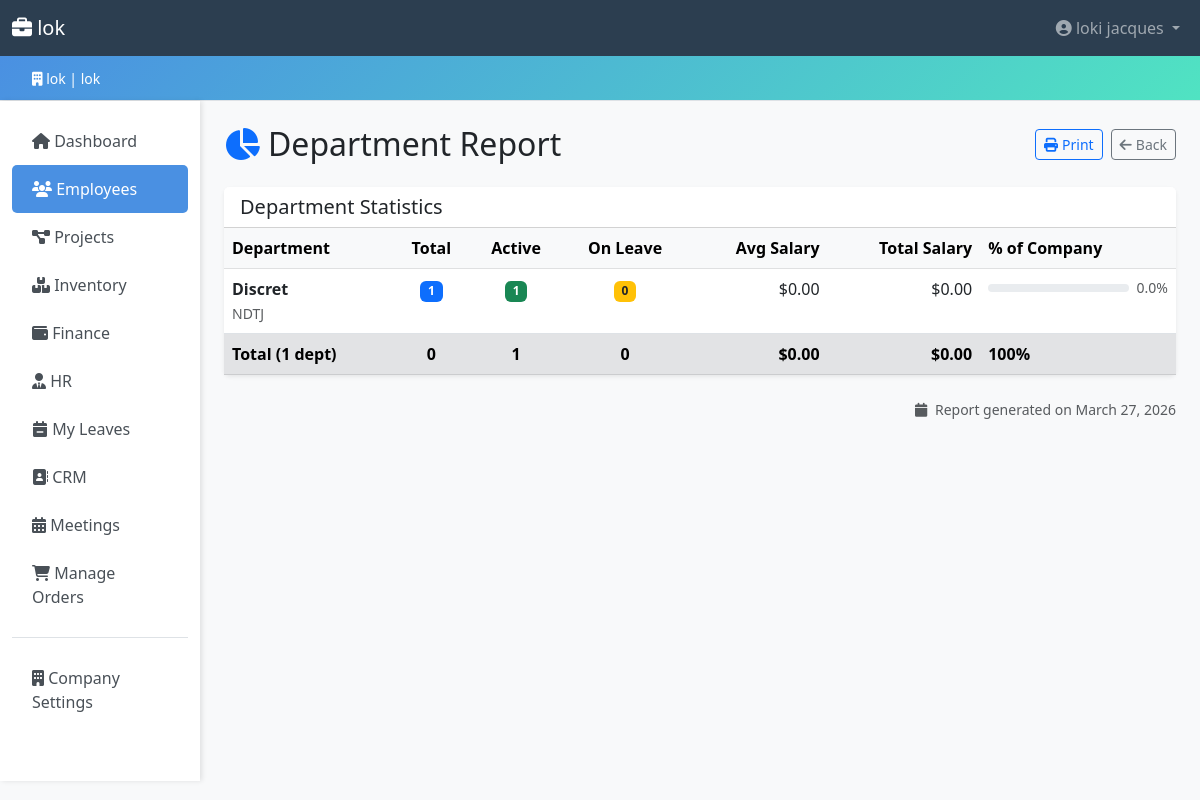
/employees/reports/department/ (signed in), run on the app's committed database.
### accounts/models.py (models this page shows, shortened)
class Company(models.Model):
    PLAN_CHOICES = [
        ('free', 'Free'),
        ('basic', 'Basic'),
        ('premium', 'Premium'),
        ('enterprise', 'Enterprise'),
    ]
    company_id = models.UUIDField(default=uuid.uuid4, editable=False, unique=True)
    name = models.CharField(max_length=200)
    domain = models.CharField(max_length=200, unique=True, db_index=True)
    company_password = models.CharField(max_length=256)  # increased from 128 → 256 for future hash algo headroom
    contact_email = models.EmailField()
    contact_phone = models.CharField(
        max_length=20,
        blank=True,
        validators=[RegexValidator(r'^\+?[\d\s\-().]{7,20}$', 'Enter a valid phone number.')],
    )
    address = models.TextField(blank=True)
    subscription_plan = models.CharField(
        max_length=20,
        choices=PLAN_CHOICES,
        default='free',
    )
    is_active = models.BooleanField(default=True)
    created_at = models.DateTimeField(auto_now_add=True)
    updated_at = models.DateTimeField(auto_now=True)
    class Meta:
        verbose_name_plural = 'Companies'
        ordering = ['name']
        indexes = [
            models.Index(fields=['domain']),
            models.Index(fields=['is_active']),
        ]

class User(AbstractUser):
    ROLE_CHOICES = [
        ('admin', 'Admin'),
        ('hr_manager', 'HR Manager'),
        ('accountant', 'Accountant'),
        ('manager', 'Manager'),
        ('secretary', 'Secretary'),
        ('stock_manager', 'Stock Manager'),
        ('employee', 'Employee'),
    ]
    username = None  # replaced by email
    email = models.EmailField(unique=True, db_index=True)
    company = models.ForeignKey(
        Company,
        on_delete=models.CASCADE,
        related_name='users',
        null=True,
        blank=True,
    )
    phone = models.CharField(
        max_length=20,
        blank=True,
        validators=[RegexValidator(r'^\+?[\d\s\-().]{7,20}$', 'Enter a valid phone number.')],
    )
    department = models.CharField(max_length=100, blank=True)
    position = models.CharField(max_length=100, blank=True)
    role = models.CharField(
        max_length=20,
        choices=ROLE_CHOICES,
        default='employee',
        db_index=True,
        help_text='User role for access control.',
    )
    is_company_admin = models.BooleanField(
        default=False,
        help_text='Designates whether the user can manage company settings.',
    )
    last_login_ip = models.GenericIPAddressField(null=True, blank=True)
    objects = CustomUserManager()
    USERNAME_FIELD = 'email'
    REQUIRED_FIELDS = ['first_name', 'last_name']
    class Meta:
        ordering = ['email']
        indexes = [
            models.Index(fields=['company', 'role']),
            models.Index(fields=['company', 'is_active']),
        ]
    def get_full_name(self) -> str:
        return f'{self.first_name} {self.last_name}'.strip() or self.email

### employees/models.py (models this page shows, shortened)
class Department(models.Model):
    company = models.ForeignKey(
        'accounts.Company',
        on_delete=models.CASCADE,
        related_name='departments',
    )
    name = models.CharField(max_length=100)
    description = models.TextField(blank=True)
    is_active = models.BooleanField(default=True)
    created_at = models.DateTimeField(auto_now_add=True)
    updated_at = models.DateTimeField(auto_now=True)
    class Meta:
        unique_together = [('company', 'name')]
        ordering = ['name']
        indexes = [
            models.Index(fields=['company', 'is_active']),
        ]

### employees/views.py (the view)
# urls.py: path('reports/department/', views.department_report, name='department_report'),
@role_required(*EMPLOYEE_EXPORT_ROLES)
def department_report(request):
    company = request.user.company
    departments = (
        Department.objects
        .filter(company=company)
        .annotate(
            employee_count=Count('employees'),
            avg_salary=Avg('employees__salary'),
            total_salary=Sum('employees__salary'),
            min_salary=Min('employees__salary'),
            max_salary=Max('employees__salary'),
            active_count=Count('employees', filter=Q(employees__status='active')),
            on_leave_count=Count('employees', filter=Q(employees__status='on_leave')),
        )
        .order_by('name')
    )
    totals = {
        'employees': sum(d.employee_count for d in departments),
        'active': sum(d.active_count or 0 for d in departments),
        'on_leave': sum(d.on_leave_count or 0 for d in departments),
        'salary': sum(d.total_salary or 0 for d in departments),
    }
    return render(request, 'employees/department_report.html', {
        'departments': departments,
        'totals': totals,
        'report_date': timezone.localdate(),
    })

### templates/employees/department_report.html (shortened to what this page needs)
{% extends 'base.html' %}
{% block content %}
<div class="d-flex justify-content-between align-items-center mb-4">
    <h2 class="mb-0">
        <i class="fas fa-chart-pie text-primary me-2" aria-hidden="true"></i>Department Report
    </h2>
    <div class="d-flex gap-2">
        <button onclick="window.print()" class="btn btn-outline-primary btn-sm">
            <i class="fas fa-print me-1" aria-hidden="true"></i>Print
        </button>
        <a href="{% url 'employees:department_list' %}" class="btn btn-outline-secondary btn-sm">
            <i class="fas fa-arrow-left me-1" aria-hidden="true"></i>Back
        </a>
    </div>
</div>
{% if departments %}
<div class="card shadow-sm mb-4">
    <div class="card-header bg-white">
        <h5 class="mb-0">Department Statistics</h5>
    </div>
    <div class="card-body p-0">
        <div class="table-responsive">
            <table class="table table-hover mb-0">
                <thead class="table-light">
                    <tr>
                        <th>Department</th>
                        <th class="text-center">Total</th>
                        <th class="text-center">Active</th>
                        <th class="text-center">On Leave</th>
                        <th class="text-end">Avg Salary</th>
                        <th class="text-end">Total Salary</th>
                        <th style="min-width:140px;">% of Company</th>
                    </tr>
                </thead>
                <tbody>
                    {% for dept in departments %}
                    <tr>
                        <td>
                            <strong>{{ dept.name }}</strong>
                            {% if dept.description %}
                            <br><span class="text-muted small">{{ dept.description|truncatechars:55 }}</span>
                            {% endif %}
                        </td>
                        <td class="text-center">
                            <span class="badge bg-primary">{{ dept.employee_count }}</span>
                        </td>
                        <td class="text-center">
                            <span class="badge bg-success">{{ dept.active_count|default:0 }}</span>
                        </td>
                        <td class="text-center">
                            <span class="badge bg-warning text-dark">{{ dept.on_leave_count|default:0 }}</span>
                        </td>
                        <td class="text-end">${{ dept.avg_salary|floatformat:2|default:"0.00" }}</td>
                        <td class="text-end">${{ dept.total_salary|floatformat:2|default:"0.00" }}</td>
                        <td>
                            <div class="d-flex align-items-center gap-2">
                                <div class="progress flex-grow-1" style="height:8px;">
                                </div>
                                <small class="text-muted text-nowrap">
                                    {{ dept.percentage|floatformat:1|default:"0.0" }}%
                                </small>
                            </div>
                        </td>
                    </tr>
                    {% endfor %}
                </tbody>
                <tfoot class="table-secondary fw-semibold">
                    <tr>
                        <td>Total ({{ departments|length }} dept{{ departments|length|pluralize }})</td>
                        <td class="text-center">{{ totals.total|default:0 }}</td>
                        <td class="text-center">{{ totals.active|default:0 }}</td>
                        <td class="text-center">{{ totals.on_leave|default:0 }}</td>
                        <td class="text-end">${{ totals.avg_salary|floatformat:2|default:"0.00" }}</td>
                        <td class="text-end">${{ totals.salary|floatformat:2|default:"0.00" }}</td>
                        <td>100%</td>
                    </tr>
                </tfoot>
            </table>
        </div>
    </div>
</div>
{% endif %}
<p class="text-muted small text-end mt-3">
    <i class="fas fa-calendar me-1" aria-hidden="true"></i>
    Report generated on {{ report_date|date:"N j, Y" }}
</p>
{% endblock %}

### templates/base.html (shortened to what this page needs)
<!DOCTYPE html>
{% load role_tags %}
<html lang="en">
<head>
    <link href="https://cdn.jsdelivr.net/npm/bootstrap@5.3.0/dist/css/bootstrap.min.css" rel="stylesheet">
    <link rel="stylesheet" href="https://cdnjs.cloudflare.com/ajax/libs/font-awesome/6.4.0/css/all.min.css">
</head>
<body>
    {% if user.is_authenticated %}
    <nav class="navbar navbar-expand-lg navbar-dark">
        <div class="container-fluid">
            <a class="navbar-brand" href="{% url 'core:dashboard' %}">
                <i class="fas fa-briefcase"></i> {{ company.name }}
            </a>
            <div class="collapse navbar-collapse" id="navbarNav">
                <ul class="navbar-nav ms-auto">
                    <li class="nav-item dropdown">
                        <a class="nav-link dropdown-toggle" href="#" id="navbarDropdown" role="button" data-bs-toggle="dropdown">
                            <i class="fas fa-user-circle"></i> {{ user.get_full_name }}
                        </a>
                    </li>
                </ul>
            </div>
        </div>
    </nav>
    <div class="company-banner">
        <div class="container-fluid">
            <small><i class="fas fa-building"></i> {{ company.name }} | {{ company.domain }}</small>
        </div>
    </div>
    {% endif %}
    <div class="container-fluid">
        <div class="row">
            {% if user.is_authenticated %}
            <nav class="col-md-2 d-md-block sidebar py-3">
                <div class="position-sticky">
                    <ul class="nav flex-column">
                        <li class="nav-item">
                            <a class="nav-link {% if request.resolver_match.app_name == 'core' and request.resolver_match.url_name == 'dashboard' %}active{% endif %}"
                               href="{% url 'core:dashboard' %}">
                                <i class="fas fa-home"></i> Dashboard
                            </a>
                        </li>
                        {% if user|has_role:'admin,hr_manager,manager,accountant,secretary,stock_manager,employee' %}
                        <li class="nav-item">
                            <a class="nav-link {% if request.resolver_match.app_name == 'employees' %}active{% endif %}"
                               href="{% url 'employees:employee_list' %}">
                                <i class="fas fa-users"></i> Employees
                            </a>
                        </li>
                        {% endif %}
                        {% if user|has_role:'admin,hr_manager,manager,accountant,secretary,stock_manager,employee' %}
                        <li class="nav-item">
                            <a class="nav-link {% if request.resolver_match.app_name == 'projects' %}active{% endif %}"
                               href="{% url 'projects:project_list' %}">
                                <i class="fas fa-project-diagram"></i> Projects
                            </a>
                        </li>
                        {% endif %}
                        {% if user|has_role:'admin,manager,hr_manager,accountant,secretary,stock_manager,employee' %}
                        <li class="nav-item">
                            <a class="nav-link {% if request.resolver_match.app_name == 'inventory' %}active{% endif %}"
                               href="{% url 'inventory:stock_list' %}">
                                <i class="fas fa-boxes"></i> Inventory
                            </a>
                        </li>
                        {% endif %}
                        {% if user|has_role:'admin,accountant,manager' %}
                        <li class="nav-item">
                            <a class="nav-link {% if request.resolver_match.app_name == 'finance' %}active{% endif %}"
                               href="{% url 'finance:index' %}">
                                <i class="fas fa-wallet"></i> Finance
                            </a>
                        </li>
                        {% endif %}
                        {% if user|has_role:'admin,hr_manager' %}
                        <li class="nav-item">
                            <a class="nav-link {% if request.resolver_match.app_name == 'hr' %}active{% endif %}"
                               href="{% url 'hr:position_list' %}">
                                <i class="fas fa-user-tie"></i> HR
                            </a>
                        </li>
                        {% endif %}
                        {% if user|has_role:'admin,hr_manager,manager,secretary,accountant,stock_manager,employee' %}
                        <li class="nav-item">
                            <a class="nav-link {% if request.resolver_match.app_name == 'hr' and 'leave' in request.resolver_match.url_name %}active{% endif %}"
                               href="{% url 'hr:my_leave_list' %}">
                                <i class="fas fa-calendar-minus"></i> My Leaves
                            </a>
                        </li>
                        {% endif %}
                        {% if user|has_role:'admin,manager,secretary' %}
                        <li class="nav-item">
                            <a class="nav-link {% if request.resolver_match.app_name == 'crm' %}active{% endif %}"
                               href="{% url 'crm:contact_list' %}">
                                <i class="fas fa-address-book"></i> CRM
                            </a>
                        </li>
                        {% endif %}
                        {% if user|has_role:'admin,hr_manager,manager,secretary,accountant,employee' %}
                        <li class="nav-item">
                            <a class="nav-link {% if request.resolver_match.app_name == 'meetings' %}active{% endif %}"
                               href="{% url 'meetings:dashboard' %}">
                                <i class="fas fa-calendar-alt"></i> Meetings
                            </a>
                        </li>
                        {% endif %}
                        {% if is_company_admin or user.is_superuser %}
                        <li class="nav-item">
                            <a class="nav-link {% if request.resolver_match.app_name == 'marketplace' and request.resolver_match.url_name == 'admin_order_dashboard' %}active{% endif %}"
                               href="{% url 'marketplace:admin_order_dashboard' %}">
                                <i class="fas fa-shopping-cart"></i> Manage Orders
                            </a>
                        </li>
                        {% endif %}
                        {% if is_company_admin or user.is_superuser %}
                        <li class="nav-item mt-3 border-top pt-3">
                            <a class="nav-link {% if request.resolver_match.app_name == 'accounts' and request.resolver_match.url_name == 'company_profile' %}active{% endif %}"
                               href="{% url 'accounts:company_profile' %}">
                                <i class="fas fa-building"></i> Company Settings
                            </a>
                        </li>
                        {% endif %}
                    </ul>
                </div>
            </nav>
            {% endif %}
            <main class="col-md-10 ms-sm-auto px-md-4 py-4 min-w-0">
                {% block content %}{% endblock %}
            </main>
        </div>
    </div>
</body>
</html>

### data on the page
Company: name "lok", domain "lok"
User: get_full_name "loki jacques"
Department: name "Discret", description "NDTJ", employee_count "1", active_count "1", on_leave_count "0", avg_salary "0.00", total_salary "0.00", percentage "0.0"

### other printed values
{{ departments|length }} "1"
{{ totals.total|default:0 }} "0"
{{ totals.active|default:0 }} "1"
{{ totals.on_leave|default:0 }} "0"
{{ totals.avg_salary|floatformat:2|default:"0.00" }} "0.00"
{{ totals.salary|floatformat:2|default:"0.00" }} "0.00"
{{ report_date|date:"N j, Y" }} "March 27, 2026"
